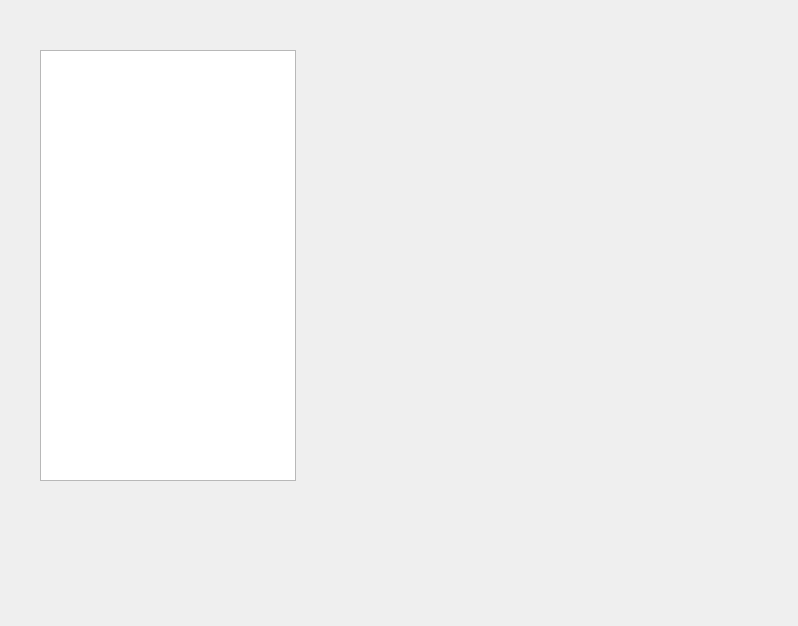
<ui version="4.0" >
 <class>panel_widget</class>
 <widget class="QWidget" name="panel_widget" >
  <property name="geometry" >
   <rect>
    <x>0</x>
    <y>0</y>
    <width>798</width>
    <height>626</height>
   </rect>
  </property>
  <property name="windowTitle" >
   <string>Form</string>
  </property>
  <widget class="QListView" name="series_list_view" >
   <property name="geometry" >
    <rect>
     <x>40</x>
     <y>50</y>
     <width>256</width>
     <height>431</height>
    </rect>
   </property>
  </widget>
 </widget>
 <resources/>
 <connections/>
</ui>
